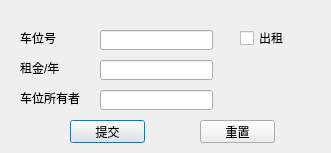
<?xml version="1.0" encoding="UTF-8"?>
<ui version="4.0">
 <class>AddCarDialog</class>
 <widget class="QDialog" name="AddCarDialog">
  <property name="geometry">
   <rect>
    <x>0</x>
    <y>0</y>
    <width>331</width>
    <height>153</height>
   </rect>
  </property>
  <property name="minimumSize">
   <size>
    <width>331</width>
    <height>153</height>
   </size>
  </property>
  <property name="windowTitle">
   <string>添加车位</string>
  </property>
  <widget class="QLabel" name="txtCarUid">
   <property name="geometry">
    <rect>
     <x>20</x>
     <y>30</y>
     <width>71</width>
     <height>16</height>
    </rect>
   </property>
   <property name="text">
    <string>车位号</string>
   </property>
  </widget>
  <widget class="QLineEdit" name="edtCarUid">
   <property name="geometry">
    <rect>
     <x>100</x>
     <y>30</y>
     <width>113</width>
     <height>20</height>
    </rect>
   </property>
  </widget>
  <widget class="QLabel" name="txtCarOwner">
   <property name="geometry">
    <rect>
     <x>20</x>
     <y>90</y>
     <width>71</width>
     <height>16</height>
    </rect>
   </property>
   <property name="text">
    <string>车位所有者</string>
   </property>
  </widget>
  <widget class="QLineEdit" name="edtCarOwner">
   <property name="geometry">
    <rect>
     <x>100</x>
     <y>90</y>
     <width>113</width>
     <height>20</height>
    </rect>
   </property>
   <property name="focusPolicy">
    <enum>Qt::NoFocus</enum>
   </property>
  </widget>
  <widget class="QPushButton" name="btnSubmit">
   <property name="geometry">
    <rect>
     <x>70</x>
     <y>120</y>
     <width>75</width>
     <height>23</height>
    </rect>
   </property>
   <property name="text">
    <string>提交</string>
   </property>
  </widget>
  <widget class="QPushButton" name="btnReset">
   <property name="geometry">
    <rect>
     <x>200</x>
     <y>120</y>
     <width>75</width>
     <height>23</height>
    </rect>
   </property>
   <property name="text">
    <string>重置</string>
   </property>
  </widget>
  <widget class="QCheckBox" name="boxRent">
   <property name="geometry">
    <rect>
     <x>240</x>
     <y>30</y>
     <width>71</width>
     <height>16</height>
    </rect>
   </property>
   <property name="text">
    <string>出租</string>
   </property>
  </widget>
  <widget class="QLabel" name="label">
   <property name="geometry">
    <rect>
     <x>20</x>
     <y>60</y>
     <width>71</width>
     <height>16</height>
    </rect>
   </property>
   <property name="text">
    <string>租金/年</string>
   </property>
  </widget>
  <widget class="QLineEdit" name="edtPrice">
   <property name="geometry">
    <rect>
     <x>100</x>
     <y>60</y>
     <width>113</width>
     <height>20</height>
    </rect>
   </property>
  </widget>
 </widget>
 <tabstops>
  <tabstop>edtCarUid</tabstop>
  <tabstop>edtCarOwner</tabstop>
  <tabstop>boxRent</tabstop>
  <tabstop>btnSubmit</tabstop>
  <tabstop>btnReset</tabstop>
 </tabstops>
 <resources/>
 <connections>
  <connection>
   <sender>btnReset</sender>
   <signal>clicked()</signal>
   <receiver>AddCarDialog</receiver>
   <slot>reset()</slot>
   <hints>
    <hint type="sourcelabel">
     <x>237</x>
     <y>111</y>
    </hint>
    <hint type="destinationlabel">
     <x>165</x>
     <y>76</y>
    </hint>
   </hints>
  </connection>
  <connection>
   <sender>btnSubmit</sender>
   <signal>clicked()</signal>
   <receiver>AddCarDialog</receiver>
   <slot>submit()</slot>
   <hints>
    <hint type="sourcelabel">
     <x>107</x>
     <y>111</y>
    </hint>
    <hint type="destinationlabel">
     <x>165</x>
     <y>76</y>
    </hint>
   </hints>
  </connection>
 </connections>
 <slots>
  <slot>submit()</slot>
  <slot>reset()</slot>
 </slots>
</ui>
